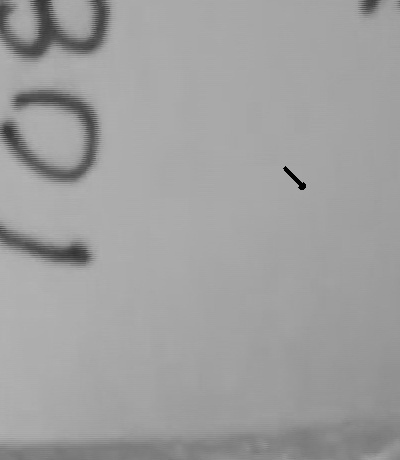
#> input picture folder_results/10.jpg, 400 x 460 px, given in place of 0.jpg, which was not available
$ jupyter execute --allow-errors move_tracking.ipynb   (older library calls are emulated)   (text cells are left out)
#> lines starting #> are read from the running program, lines starting #| are printed output that depends on the picture; pictures that were not available may be replaced by others from this repository, and a replacement may not be noted
[cell 1]
import numpy as np
import cv2
import skimage
import matplotlib.pyplot as plt
from skimage.feature import match_template, peak_local_max
from matplotlib.pyplot import figure
from sklearn.linear_model import LinearRegression
import pandas as pd
import os
from skimage.transform import resize
import sys

[cell 2]
#Especifican el marco a cortar de las imagenes originales
x_min=90 #limite horizontal superior
x_max=550 #limite horizontal inferior
y_min=250 #limite vertical inferior
y_max=650 #limite vertical superior

l_original=[] #objeto de lista en donde se almacenaran las imagenes
folder_new='data/'  #carpeta con las fotos del muestreo

for i in range(0,len(os.listdir(folder_new))): # recorre la carpeta especificada y carga en memoria las imagenes
    img=cv2.imread(folder_new+str(i)+'.jpg')[x_min:x_max,y_min:y_max,1] #aplica el recorte
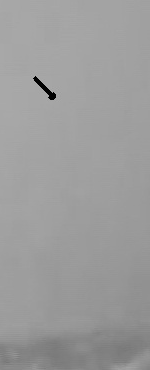
#> img: shape (370, 150); min 0, max 172, mean 156.1
    l_original.append(img) #agrega cada imagen al objeto de lista

[cell 3]
# Especifican el marco a cortar de las imagenes originales
x_min, x_max = 90, 550  # Límites horizontales
y_min, y_max = 250, 650  # Límites verticales

folder_new = 'data/'  # Carpeta con las fotos del muestreo
file_paths = [os.path.join(folder_new, file) for file in os.listdir(folder_new) if file.endswith('.jpg')]

# Utiliza la comprensión de listas para llenar l_original
l_original = []
total_images = len(file_paths)
for index, file_path in enumerate(file_paths):
    try:
        img = cv2.imread(file_path)[x_min:x_max, y_min:y_max, 1]  # Carga y recorta la imagen
        l_original.append(img)
    except Exception as e:
        print(f"Error al cargar la imagen {file_path}: {e}")

    # Actualiza el progreso en la misma línea
    sys.stdout.write(f"\rCargando imagen {index + 1} de {total_images}")
    sys.stdout.flush()

sys.stdout.write("\nCargado completado.\n")

[cell 4]
#imagen de muestra del recorte
plt.imshow(l_original[0])

[cell 5]
#calcula el factor de conversion de pixeles a cm

cm=2 #tamaño de la regla en cm
pix= 350 #tamaño de la regla en pixeles
factor=cm/pix
factor

[cell 6]
limit_inf_h=250 # Limite inferior horizontal del marco de medición
limit_sup_h=300 # Limite superior horizontal del marco de medición
limit_inf_v=50 # Limite inferior vertical del marco de medición
limit_sup_v=300 # Limite superior vertical del marco de medición
size=50 #tamaño de la muestra
jump=1 #Espacio entre muestras
time_frame=4 #Tiempo de rastreo
max_arrow=20 #Tamaño maximo de vector de velocidad


#algoritmo para posicionar los puntos de medición
sample_list=[]
n_h=((limit_sup_h-limit_inf_h)/50)
n_h=int(n_h)
n_v=((limit_sup_v-limit_inf_v)/50)
n_v=int(n_v)

inf_v=limit_inf_v
sup_v=limit_sup_v

for j in range(n_v):
    inf_h=limit_inf_h
    sup_h=limit_sup_h
    for i in range(n_h):
        a=np.array([inf_v,inf_v+size,inf_h,inf_h+size])
        inf_h=inf_h+size
        sample_list.append(a)
    inf_v=inf_v+size

for e in sample_list:
    plt.plot(e[3], e[1], marker='v', color="white")
    plt.plot(e[2], e[0], marker='v', color="red")

plt.imshow(l_original[0])
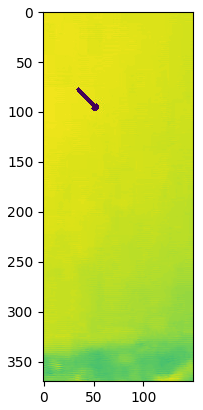
#> figure drawn by matplotlib, 1 panel

[cell 7]
match_list=[] #objeto de ista en donde se almacenan las imagenes del tamplate matching

#función para rastrear el movimiento y generar las coordenadas
#recibe como parametro el indice que enumera a cada punto de muestreo
def arrows(index_):

#> called with index_ = 0
    sample_cord=sample_list[index_] #extrae las coordenadas el punto de muestreo en cuestion
    sample1=l_original[0][sample_cord[0]:sample_cord[1],sample_cord[2]:sample_cord[3]]
#> sample1 = empty array
    cord=[]
    cord_list=[]
    for i in range(len(l_original)):
        if i%time_frame==0: #actualiza el recuadro de muestreo segun el time frame indicado
            sample1=l_original[i][sample_cord[0]:sample_cord[1],sample_cord[2]:sample_cord[3]] #recorta el recuadro de la imagen original segun las coordenadas indicadas antiormente

        match=match_template(l_original[i],sample1) #realiza la operacion de template matching entre la imagen original y el punto de muestreo
        match= cv2.normalize(match, None, alpha = 0, beta = 255, norm_type = cv2.NORM_MINMAX, dtype = cv2.CV_32F)
        match = match.astype(np.uint8)
        match=cv2.resize(match,(l_original[0].shape[1],l_original[0].shape[0]))
        match_list.append(match) #almcena la imagen resultante del matching a una lista
        cord.append(np.where(match==np.max(match))) #encuentra el punto exacto del matching y obtiene sus coordenadas
        match=l_original[i]

        cord_actual=(cord[i][1][0],cord[i][0][0])
        cord_old=(cord[0][1][0],cord[0][0][0])

        p=[cord_actual[0]]


        cord_actual=(int(np.round(p[0],0)),cord_actual[1])

        cord_list.append([(cord_old),(cord_actual)])
#> this loop made 1 pass
#> after the loop, cord = []; cord_list = []; match_list = []
    return cord_list #regresa una lista de coordenadas del punto de muestreo en cuestion para todas las imagenes

$ run again, on folder_results/135.jpg
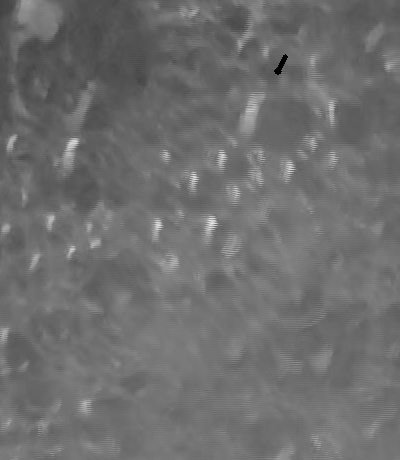
#> input picture folder_results/135.jpg, 400 x 460 px, given in place of 0.jpg, which was not available
#> `img=cv2.imread(folder_new+str(i)+'.jpg')[x_min:x_max,y_min:y_max,1]`:
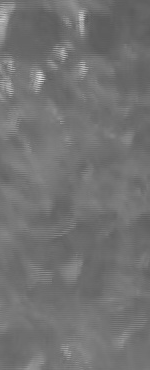
#> img: shape (370, 150); min 90, max 221, mean 114.3
#> `[cell 6] limit_inf_h=250 # Limite inferior horizontal del marco de med..`:
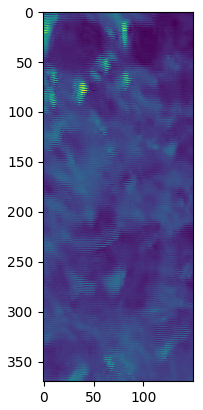
#> figure drawn by matplotlib, 1 panel
#> sample1 = empty array
#> the loop in arrows, `for i in range(len(l_original)):` made 1 pass
#> after the loop in arrows, `for i in range(len(l_original)):`: cord = []

$ run again, on folder_results/147.jpg
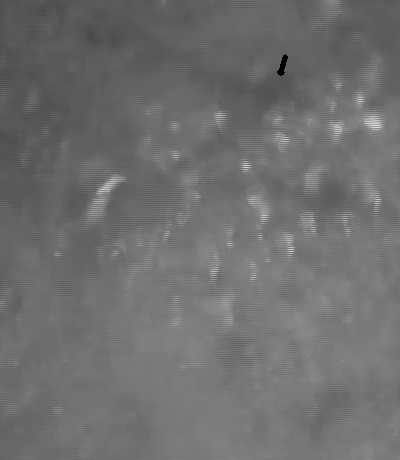
#> input picture folder_results/147.jpg, 400 x 460 px, given in place of 0.jpg, which was not available
#> `img=cv2.imread(folder_new+str(i)+'.jpg')[x_min:x_max,y_min:y_max,1]`:
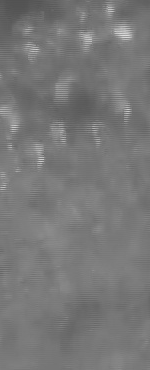
#> img: shape (370, 150); min 82, max 224, mean 119.5
#> `[cell 6] limit_inf_h=250 # Limite inferior horizontal del marco de med..`:
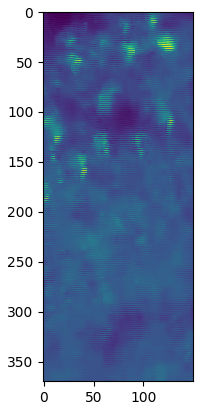
#> figure drawn by matplotlib, 1 panel
#> sample1 = empty array
#> the loop in arrows, `for i in range(len(l_original)):` made 1 pass
#> after the loop in arrows, `for i in range(len(l_original)):`: cord = []
